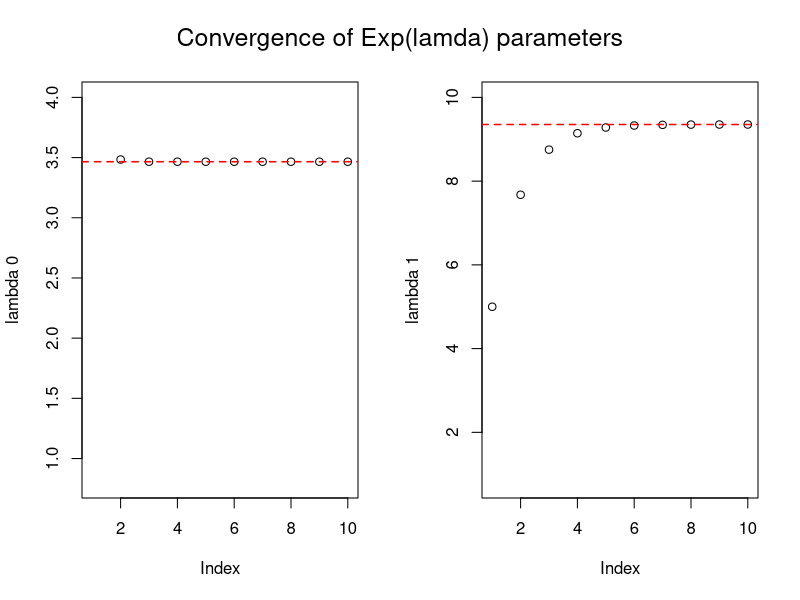
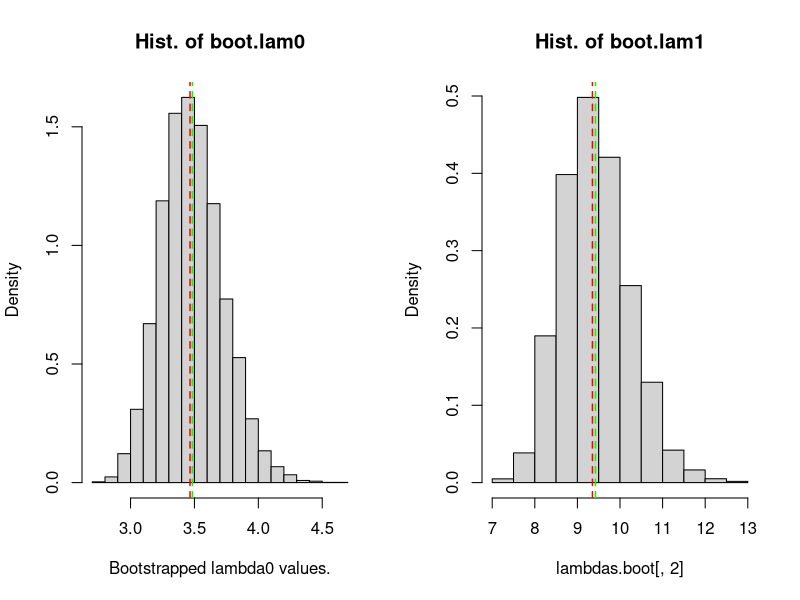

These charts were generated, in order, by the following R code:

read.data = function() {
  z = read.table("ex3-additional-files/z.txt", 
               header=F, col.names=c('z'))
  u = read.table("ex3-additional-files/u.txt", 
               header=F, col.names=c('u'))

  observed = list(unlist(z), unlist(u))
  names(observed) = c("z", "u")
  return (observed)
}

EM.step = function(lambdas, z, u, c0, c1) {
  # Update the estimates for the parameters
  # lam.0.t and lam.1.t:
  n = length(z)
  
  lam0 = lambdas[1]
  kappa0 = sum((1 - u)*(1/lam0 - z/(exp(lam0*z) - 1)))
  
  lam1 = lambdas[2]
  kappa1 = sum(u*(1/lam1 - z/(exp(lam1*z) - 1)))
  
  lambdas.next = n/c(c0 + kappa0, c1 + kappa1)
  return(lambdas.next)
}

l2.norm = function(x) sqrt(sum(x^2))

EM.optimization = function(lambdas, z, u, rtol=1.0e-5, atol=1.0e-3, 
                           store.iterates=F) {
  # lambdas = c(lam.0, lam.1)
  if (length(lambdas) != 2) {
    stop("length(lambdas) must equal 2.")
  }
  # Use a relative tolerance, forward error stopping criterion.
  # When:
  #  ||lambdas_(t+1) - lambdas_(t)||/||lambdas_(t) - lambdas_(t-1)|| > (1-eps),
  # we say we have converged.
  # Or, converged when:
  #   ||lambdas_(t+1) - lambdas_(t)|| < eps.
  
  c0 = sum(u*z)
  c1 = sum(z) - c0
  
  iterate = function(lambdas) EM.step(lambdas, z, u, c0, c1)
  
  lambdas.prev = lambdas
  lambdas.next = iterate(lambdas)
  
  # Add storage of the lambda values:
  if (store.iterates){
    storage = cbind(lambdas.prev, lambdas.next)
  } 
  
  while (l2.norm(lambdas.next - lambdas.prev) > atol) {
    lambdas.prev = lambdas.next
    lambdas.next = iterate(lambdas.next)
    
    if (store.iterates) {
      storage = cbind(storage, lambdas.next)
    }
  }

    if (store.iterates){
    return (list(lambdas=lambdas.next, iterates=storage))  
  } else {
    return (lambdas.next)
  }
}


lambdas.bootstrap = function(B, z, u) {
  # Sample indices with resampling from the length
  # of z.
  n = length(z)
  indices = sample(1:n, B*n, replace=T)
  
  # Sample bootstrap samples in columns:
  z.boot = matrix(z[indices], nrow=n, ncol=B)
  u.boot = matrix(u[indices], nrow=n, ncol=B)
  
  # Estimate the lambdas (lam0, lam1) B times: 
  # Store them in one column each.
  lambdas.boot = matrix(NA, nrow=B, ncol=2)

  init_lambdas = c(1.0, 1.0)
  for (i in 1:B) {
    lambdas_i = EM.optimization(init_lambdas, z.boot[ , i], u.boot[ , i])
    lambdas.boot[i, ] = lambdas_i
  }
  
  return (lambdas.boot)
}


lambdas.log.likelihood = function(lambdas, z, c0) {
  # c0 = sum(u).
  n = length(z)
  lam0 = lambdas[1]; lam1 = lambdas[2]
  log.lam0 = log(lam0); log.lam1 = log(lam1)

  log.u = -n*(log(lam0 + lam1) - log.lam0) +
          (log.lam1 - log.lam0)*c0
  
  exp.lam0 = exp(-lam0*z); exp.lam1 = exp(-lam1*z)
  log.z = sum(
    log(
          lam0*exp.lam0*(1 - exp.lam1) +
          lam1*exp.lam1*(1 - exp.lam0)
        )
    )
  
  log.likelihood = log.u + log.z
  return (log.likelihood)
}


C1.main = function() {
  cat(paste("\nProblem C.1:\n"))
  observed = read.data()
  z = observed$z; u = observed$u
  
  # Initial guess:
  init.lambdas = c(5.0, 5.0)
  ml.lambdas = EM.optimization(init.lambdas, z, u, store.iterates = T)
  
  lambdas = ml.lambdas$lambdas
  cat(paste("The EM-algorithm converged on the values:",
    "\nlambda0: ", format(lambdas[1], digits=5), 
    ", lambda1: ", format(lambdas[2], digits=5), 
    "\n\n", sep="")
      )
  
  par(mfrow = c(1, 2))
  plot(ml.lambdas$iterates[1, ], ylab="lambda 0", ylim=c(0.8, 4.0))
  abline(h=lambdas[1],  
         col = "red",            # Modify color
         lty = "dashed",         # Modify line type
         lwd = 1.5)   
  
  plot(ml.lambdas$iterates[2, ], ylab="lambda 1", ylim=c(0.8, 10.0))
  abline(h=lambdas[2],  
         col = "red",            # Modify color
         lty = "dashed",         # Modify line type
         lwd = 1.5)
  mtext("Convergence of Exp(lamda) parameters", outer=T,  cex=1.5, line=-2.5)
  par(mfrow = c(1, 1))
}


C2.main = function() {
  cat(paste("\nProblem C.2:\n"))
  
  observed = read.data()
  z = observed$z; u = observed$u
  lambdas.full = EM.optimization(c(1.0, 1.0), z, u)
  
  B = 1.0e4L
  lambdas.boot = lambdas.bootstrap(B, z, u)
  lam0.boot = mean(lambdas.boot[ , 1])
  lam1.boot = mean(lambdas.boot[ , 2])
  
  bias0 = lam0.boot - lambdas.full[1]
  bias1 = lam1.boot - lambdas.full[2]

  par(mfrow = c(1, 2))
  hist(lambdas.boot[ , 1], probability = T, main="Hist. of boot.lam0",
       xlab="Bootstrapped lambda0 values.")
  abline(v=lambdas.full[1],  
         col = "red",            # Modify color
         lty = "dashed",         # Modify line type
         lwd = 1.5)
  abline(v=lam0.boot,  
         col = "green",          # Modify color
         lty = "dashed",         # Modify line type
         lwd = 1.5)
  cat(paste("The estimated bias of the lambda0 estimate is: ",
            format(bias0, digits=6), "\n", sep=""))
  
  hist(lambdas.boot[ , 2], probability = T, main="Hist. of boot.lam1")
  abline(v=lambdas.full[2],  
         col = "red",            # Modify color
         lty = "dashed",         # Modify line type
         lwd = 1.5)
  abline(v=lam1.boot,  
         col = "green",          # Modify color
         lty = "dashed",         # Modify line type
         lwd = 1.5)
  cat(paste("The estimated bias of the lambda0 estimate is: ",
            format(bias1, digits=6), "\n", sep=""))
  par(mfrow = c(1, 1))
  
  lambda.estimates.correlation = cor(lambdas.boot[ , 1], lambdas.boot[ , 2])
  lambdas.est.covar = cov(lambdas.boot)

  cat(paste("\nThe correlation between lambda0 and lambda1 from ", B, 
            " bootstrap samples, is:\n\t", 
            format(lambda.estimates.correlation, digits=6), "\n", sep=""))
  cat(paste("The bootstrapp-estimated covariance matrix for",
            " (lambda0, lambda1):\n", sep=""))
  print(lambdas.est.covar)
}

C3.main = function() {
  cat(paste("\nProblem C.3:\n"))
  
  observed = read.data()
  z = observed$z; u = observed$u
  c0 = sum(u)
  
  objective = function(lambdas) {
      lambdas.log.likelihood(lambdas, z, c0)
  }
  init.lambdas = c(2.0, 6.0)
  control = list(fnscale=-1.0)
  optim.res = optim(init.lambdas, objective, method="L-BFGS-B",
                    lower=c(0.01, 0.01), upper=c(100.0, 100.0), 
                    control=control,
                    hessian=T)
  # str(optim.res)
  ml.lambdas = optim.res$par
  lambdas.est.covar = -solve(optim.res$hessian)
  
  cat(paste("The maximum likelihood estimates for (lambda0, lambda1)",
            " are:\n( ", format(ml.lambdas[1], digits=5), 
            ", ", format(ml.lambdas[2],digits=5),
            " )\n", sep=""))
  cat(paste("The maximum likelihood-estimated covariance matrix for",
            " (lambda0, lambda1):\n", sep=""))
  print(lambdas.est.covar)
}

C1.main()
C2.main()
C3.main()
